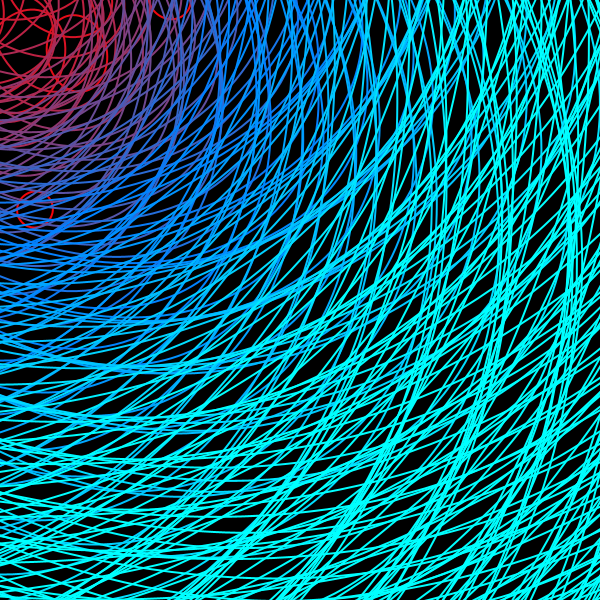
Frame 1 (no input)
Frame 60 (the mouse pressed at the canvas centre just before this capture): identical to frame 1, image omitted
Frame 120 (the mouse held since frame 60 and released just before this capture): identical to frame 1, image omitted

The Processing sketch that drew this single still picture (run headless with seeded random() and noise(); from frame 60 on, the mouse is pressed at the canvas centre):

// Processing sketch: hmwk_7
// ── hmwk_7.pde
//global variables
int r=10;
int col=0;

void setup()
{
  size(600,600);
  background(0);
  frameRate(10);
}

void draw()
{
  noFill();
  int weight=int(random(1,3));
  strokeWeight(weight);
  if(r<width && r<height)
  {
    for(int i=1; i<width && i<height; i++)
    {
      stroke(255-col,0+col/2,0+col);
      rotate(30);
      ellipse(width/i,height/i,r+10,r+3*i);
      r+=5;
      col+=3;
    }
  }
}
